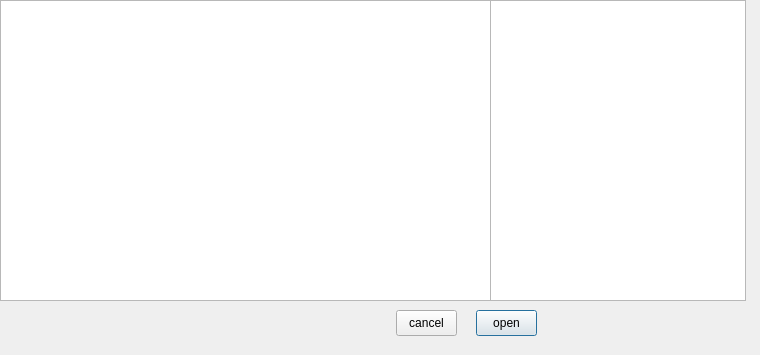
<?xml version="1.0" encoding="UTF-8"?>
<ui version="4.0">
 <class>upload</class>
 <widget class="QDialog" name="upload">
  <property name="geometry">
   <rect>
    <x>0</x>
    <y>0</y>
    <width>760</width>
    <height>355</height>
   </rect>
  </property>
  <property name="windowTitle">
   <string>Dialog</string>
  </property>
  <widget class="QPushButton" name="uploadbutton">
   <property name="geometry">
    <rect>
     <x>476</x>
     <y>310</y>
     <width>61</width>
     <height>26</height>
    </rect>
   </property>
   <property name="text">
    <string>open</string>
   </property>
  </widget>
  <widget class="QPushButton" name="cancelbutton">
   <property name="geometry">
    <rect>
     <x>396</x>
     <y>310</y>
     <width>61</width>
     <height>26</height>
    </rect>
   </property>
   <property name="text">
    <string>cancel</string>
   </property>
  </widget>
  <widget class="QTreeView" name="treeView">
   <property name="geometry">
    <rect>
     <x>0</x>
     <y>0</y>
     <width>491</width>
     <height>301</height>
    </rect>
   </property>
  </widget>
  <widget class="QListView" name="listView">
   <property name="geometry">
    <rect>
     <x>490</x>
     <y>0</y>
     <width>256</width>
     <height>301</height>
    </rect>
   </property>
  </widget>
 </widget>
 <resources/>
 <connections/>
</ui>
